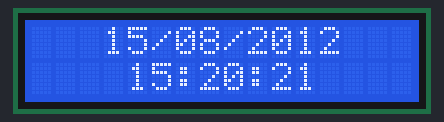
Simulated run of this sketch. Board: Arduino Uno, built with avr-gcc and run on an emulated ATmega328P. On the bench: 16×2 character LCD.

Above: at 1.1 s.
At 5.1 s:
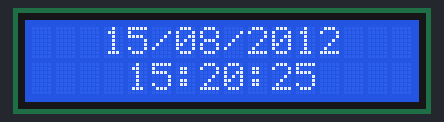
At 10.1 s:
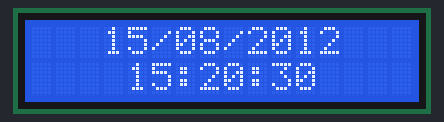
At 20.1 s:
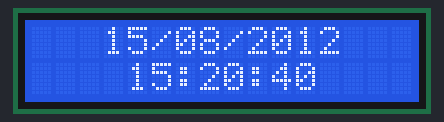
At 29.1 s:
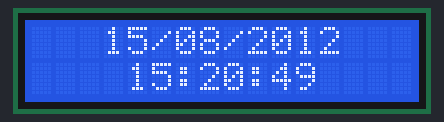
At 39.1 s:
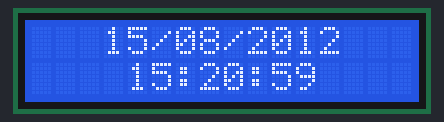

The sketch:

_3_4bb.ino
```cpp
#include <LiquidCrystal.h>			// biblioteka LCD
#include <Time.h>				// biblioteka time

LiquidCrystal lcd(7,8,9,10,11,12);		//definiujemy zmienną lcd, przez którą będziemy się 						//komunikować z modułem; podajemy do których
						//pinów podłączyliśmy się w Arduino
void setup()					// parametry przygotowawcze
{
setTime(15,20,20,15,8,2012); 		// ustawiamy godzinę i datę
Serial.begin(9600);
}

void loop()					// główna pętla
{
unsigned long czas = now();		// przypisanie aktualnego czasu
while(czas == now());
zegar();					// wywołanie funkcji zegar
}

void wyswietl(byte i)
{
lcd.print(":");
if(i < 10)
lcd.print('0');
lcd.print(i,DEC);
}

void zegar()
{
lcd.clear();				// czyszczenie LCD
lcd.begin(16,2);			// parametry wyświetlacza
lcd.setCursor(3,0);			// ustawienie kursora na wyświetlaczu LCD

if(day() <10)
lcd.print('1');
lcd.print(day(),DEC);
lcd.print("/");

if(month() <10)
lcd.print('0');
lcd.print(month(),DEC);
lcd.print("/");
lcd.print(year(),DEC);

if(hour() <10)
lcd.setCursor(5,1);			// ustawienie kursora na wyświetlaczu LCD
lcd.setCursor(4,1);			// ustawienie kursora na wyświetlaczu LCD
lcd.print(hour(),DEC);
wyswietl(minute());			// wywołanie funkcji wyświetl
wyswietl(second());			// wywołanie funkcji wyświetl
}
```

Measured:
- what the display in image 0 shows lasts 0.9 s, from 1.1 s to 2.0 s
